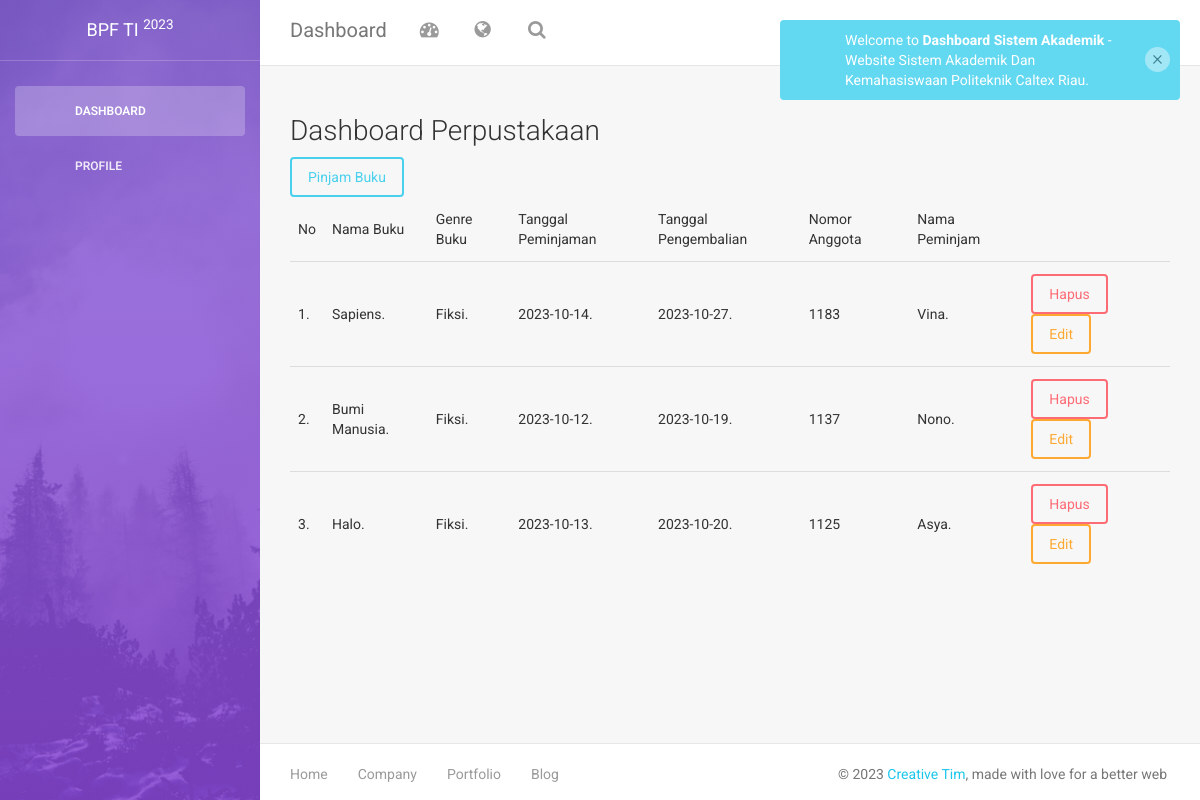
Page /index.php/perpustakaan on the committed database.
### tables this page shows
CREATE TABLE `perpustakaan` (
  `id` int(11) NOT NULL,
  `nama_buku` varchar(100) NOT NULL,
  `genre_buku` varchar(100) NOT NULL,
  `tanggal_peminjaman` date NOT NULL,
  `tanggal_pengembalian` date NOT NULL,
  `nomor_anggota` int(20) NOT NULL,
  `nama_peminjam` varchar(100) NOT NULL
);

### application/controllers/Perpustakaan.php (called while the page is built, shortened)
<?php
class Perpustakaan extends CI_Controller
{
    public function __construct()
    {
        $this->load->model('Perpustakaan_model');
    }
    public function index()
    {
        $data['judul'] = "Dashboard Perpustakaan";
        $data['user'] = $this->db->get_where('user', ['email' => $this->session->userdata('email')])->row_array();
        $data['perpustakaan'] = $this->Perpustakaan_model->get();
        $this->load->view("layout/header", $data);
        $this->load->view("perpustakaan/vw_perpustakaan", $data);
        $this->load->view("layout/footer", $data);
    }
}
?>

### index.php (called while the page is built, shortened)
<?php
require_once BASEPATH.'core/CodeIgniter.php';

### application/models/Perpustakaan_model.php (called while the page is built, shortened)
<?php
class Perpustakaan_model extends CI_Model
{
    public $table = 'perpustakaan';
    public function get()
    {
        $this->db->from($this->table);
        $query = $this->db->get();
        return $query->result_array();
    }
}
?>

### application/views/perpustakaan/vw_perpustakaan.php (the view)
<div class="content">
    <div class="container-fluid">
        <h1 class="h3 mb-4 text-gray-800"><?php echo $judul; ?></h1>
        <div class="row">
            <div class="col-md-6">
                <a href="<?= base_url('Perpustakaan/tambah') ?>" class="btn btn-info mb-2">Pinjam Buku</a>
            </div>
            <div class="col-md-12">
                <table class="table">
                    <thead>
                        <tr>
                            <td>No</td>
                            <td>Nama Buku</td>
                            <td>Genre Buku</td>
                            <td>Tanggal Peminjaman</td>
                            <td>Tanggal Pengembalian</td>
                            <td>Nomor Anggota</td>
                            <td>Nama Peminjam</td>
                        </tr>
                    </thead>
                    <tbody>
                        <?php $i=1;?>
                        <?php foreach($perpustakaan as $us): ?>
                        <tr>
                            <td><?=$i; ?>. </td>
                            <td><?=$us['nama_buku']; ?>.</td>
                            <td><?=$us['genre_buku']; ?>.</td>
                            <td><?=$us['tanggal_peminjaman']; ?>.</td>
                            <td><?=$us['tanggal_pengembalian']; ?>.</td>
                            <td><?=$us['nomor_anggota']; ?></td>
                            <td><?=$us['nama_peminjam']; ?>.</td>
                            <td>
                                <a href="<?= base_url('Perpustakaan/hapus/') . $us['id'];?>"
                                    class="btn btn-danger">Hapus</a>
                                <a href="<?= base_url('Perpustakaan/edit/') . $us['id']; ?>"
                                    class="btn btn-warning">Edit</a>
                            </td>
                        </tr>
                        <?php $i++;?>
                        <?php endforeach;?>
                    </tbody>
                </table>
            </div>
        </div>
    </div>
</div>

### rows in the picture
perpustakaan: nama_buku "Sapiens", genre_buku "Fiksi", tanggal_peminjaman "2023-10-14", tanggal_pengembalian "2023-10-27", nomor_anggota "1183", nama_peminjam "Vina"
perpustakaan: nama_buku "Bumi Manusia", genre_buku "Fiksi", tanggal_peminjaman "2023-10-12", tanggal_pengembalian "2023-10-19", nomor_anggota "1137", nama_peminjam "Nono"
perpustakaan: nama_buku "Halo", genre_buku "Fiksi", tanggal_peminjaman "2023-10-13", tanggal_pengembalian "2023-10-20", nomor_anggota "1125", nama_peminjam "Asya"

### other values in the picture
$judul "Dashboard Perpustakaan"
